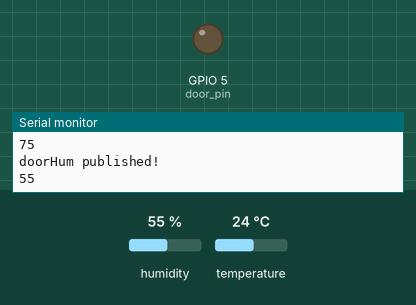
A sketch run on a simulated ESP8266 (NodeMCU). Shown: output pins drawn as LEDs (lit = HIGH), the last lines printed to the serial monitor. Inputs (shaded band) come from the test bench; at power-on: temperature 24 °C, humidity 55 %. WiFi joins after 1.5 s; servers stay silent unless stated; no MQTT or app messages arrive unless stated.

Above: at 2.7 s.
2.8 s: temperature set to 18 °C
12.8 s: temperature set to 15 °C
At 21.9 s:
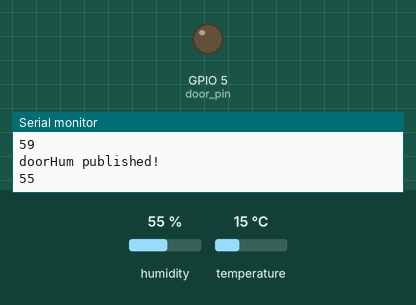
23.1 s: temperature set to 20 °C
32.9 s: temperature set to 23 °C
At 42.9 s:
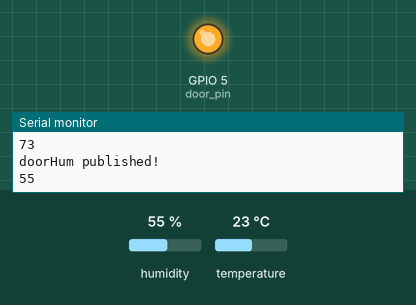
43.2 s: temperature set to 12 °C
At 52.4 s:
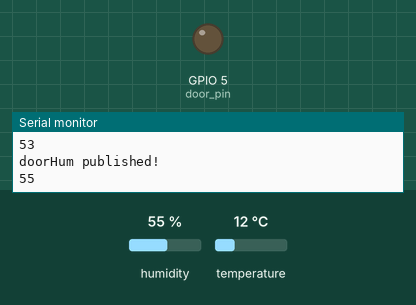
Timing chart, 0 to 53.9 s (numbered marks = the images above; inputs shaded):
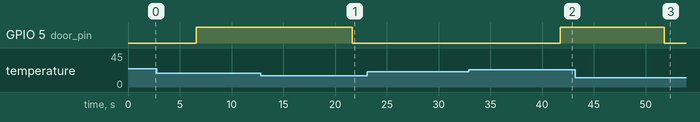

Measured:
- the behaviour switches between 21 and 22 °C on temperature (found by bisection; images 1 and 2)
- after the input at 12.8 s, GPIO 5 (door_pin): HIGH → LOW after 8.9 s
- after the input at 32.9 s, GPIO 5 (door_pin): LOW → HIGH after 8.9 s
- after the input at 43.2 s, GPIO 5 (door_pin): HIGH → LOW after 8.6 s

The sketch:

Esp8266_Dual_sensor_module_LAMP_V2.ino
```cpp
/***************************************************
  Adafruit ESP8266 WiFi Sensor Module

  ATTEMPT TO TRIGGER DOOR BY TEMP

  Set up for Two (2) sensor feeds and Lamp control to AIO Dashboard
  Using the Huzzah ESP8266 breakout board
    Note: to upload sketch you must place ESP8266 into Boot Mode by
      Hold down the GPIO0 button, the red LED will be lit
      While holding down GPIO0, click the RESET button
      Release RESET, then release GPIO0
      When you release the RESET button, the red LED will be lit dimly, this means its ready to bootload

  This program is written for two DHT11 (low range) or DHT22 (high range) sensors
  and two feeds and one powerSwitch tail kit

  // additional sensors can be added or commented out as needed
 ****************************************************/

// Libraries
#include <ESP8266WiFi.h>
#include "Adafruit_MQTT.h"
#include "Adafruit_MQTT_Client.h"
#include "DHT.h"

// WiFi parameters
#define WLAN_SSID       "Strawhouse"
//#define WLAN_PASS       "WLAN_PASS"  ** no password required

// Adafruit IO
#define AIO_SERVER      "io.adafruit.com"
#define AIO_SERVERPORT  1883
#define AIO_USERNAME    "rocketrob"
#define AIO_KEY         "d4b0aa4ae08643938438a77f5a9015f9"

//Variables
#define THRESHOLD_OPEN  70 //Set door open temperature
#define THRESHOLD_CLOSE 60 //Set door close temperature

// Configure DHT sensors
    ///////////////////////////////////////////////////////////////
    //Parameters are (PIN, SENSORTYPE, 15) "don't know what the 15 is for"
    // Sensor types:
    // DHT 11  This is the 'blue' lower range sensor
    // DHT 22  This is the 'white' higher range sensor
    ///////////////////////////////////////////////////////////////
// Configured DHT sensors instance.  Add or comment out additional sensors here
DHT dht1(4, DHT11, 15); //blue sensor
//DHT dht2(2, DHT22, 15); //white sensor

//Configure PowerSwitch tail to an output pin
const int door_pin = 5;

// Functions
void connect();

// Create an ESP8266 WiFiClient class to connect to the MQTT server.
WiFiClient client;

// Setup the MQTT client class by passing in the WiFi client and MQTT server and login details.
Adafruit_MQTT_Client mqtt(&client, AIO_SERVER, AIO_SERVERPORT, AIO_USERNAME, AIO_KEY);

/****************Setup feeds for temperature & humidity for sensors******/
/////////////////////////////////////////////////////////////////////////////
// The first part "temp1" is the publish name used in the loop below.      //
// the next "/feeds/yourZoneName" is whatever you've created in IO.Adafruit//
/////////////////////////////////////////////////////////////////////////////
Adafruit_MQTT_Publish temp1 = Adafruit_MQTT_Publish(&mqtt, AIO_USERNAME "/feeds/doorTemp");
Adafruit_MQTT_Publish humidity1 = Adafruit_MQTT_Publish(&mqtt,  AIO_USERNAME "/feeds/doorHum");
//Adafruit_MQTT_Publish temp2 = Adafruit_MQTT_Publish(&mqtt,  AIO_USERNAME "/feeds/tempZone2");
//Adafruit_MQTT_Publish humidity2 = Adafruit_MQTT_Publish(&mqtt,  AIO_USERNAME "/feeds/humidityZone2");

// Subscribe to your feed called 'door'
Adafruit_MQTT_Subscribe door = Adafruit_MQTT_Subscribe (&mqtt, AIO_USERNAME "/feeds/door");

/*************************** Sketch Code ************************************/

void setup() {

  // Initilize sensors
  dht1.begin();
  //dht2.begin();

  // Set door pin to output
  pinMode (door_pin, OUTPUT);

  Serial.begin(115200); //upload speed
  Serial.println(F("Adafruit IO Example"));

  // Connect to WiFi access point.
  Serial.println(); Serial.println();
  delay(10);
  Serial.print(F("Connecting to "));
  Serial.println(WLAN_SSID);

  WiFi.begin(WLAN_SSID); //, WLAN_PASS) removed from parameter as Strawhouse does not have password
  while (WiFi.status() != WL_CONNECTED) { //while not connected print a dot every 1/2 sec ...
    delay(500);
    Serial.print(F("."));
  }
  Serial.println();

  Serial.println(F("WiFi connected"));
  Serial.println(F("IP address: "));
  Serial.println(WiFi.localIP());

  //listen to door feed
  mqtt.subscribe(&door);

  // connect to adafruit io
  connect();

}//setup

/***********************************************************************/
// Once connected, run this loop to start publishing sensor data.
void loop() {

  // ping adafruit io a few times to make sure we remain connected
  if(! mqtt.ping(3)) {
    // reconnect to adafruit io
    if(! mqtt.connected())
      connect();
  }

  Adafruit_MQTT_Subscribe *subscription;

  // Grab the current state of the sensors as a data value to use in the publish data below
  int doorHum = (int)dht1.readHumidity();
  int doorTemp = (int)dht1.readTemperature(true); //True reads Fehrenheit temp
    //uncomment below if second sensor added
 // int humidity_data2 = (int)dht2.readHumidity();
 // int temperature_data2 = (int)dht2.readTemperature(true); //True reads Fehrenheit temp

  // Publish data Sensor1
  if (! temp1.publish(doorTemp)) //if not published
    Serial.println(F("Failed to publish doorTemp"));
  else
    Serial.println(F("doorTemp published!")); //else published
    Serial.println(doorTemp);

  if (! humidity1.publish(doorHum))
    Serial.println(F("Failed to publish humidityZone1"));
  else
    Serial.println(F("doorHum published!"));
    Serial.println(doorHum);

 /*
  //uncomment below if second sensor added
  // Publish data Sensor2
 if (! temp2.publish(temperature_data2))
    Serial.println(F("Failed to publish temperature2"));
  else
    Serial.println(F("Temperature2 published!"));
    Serial.println(temperature_data2);

  if (! humidity2.publish(humidity_data2))
    Serial.println(F("Failed to publish humidity2"));
  else
    Serial.println(F("Humidity2 published!"));
    Serial.println(humidity_data2);
*/

  // To Repeat every (60,000 milSec) 1 Minutes Change delay to change refresh rate
  delay(5000);

//////////////////////////////////////////
//open/close based on Adafruit.io feed
/////////////////////////////////////////
/*
//Read Lamp setting
  while(subscription = mqtt.readSubscription(1000)) {
    //only check lamp events
    if(subscription == &door){
      //convert mqtt ascii to int
      char *value = (char *)door.lastread;
      Serial.print(F("Received: "));
      Serial.println(value);

      //message to door
      String message = String(value);
      message.trim();
      if(message == "ON") {digitalWrite(door_pin, HIGH);} //High equals powered
      if(message == "OFF") {digitalWrite(door_pin, LOW);} //Low equals no power
      }
    }//while
*/
/////////////////////////////////////////////
//Set Door position open/closed based on temp
/////////////////////////////////////////////
    if(doorTemp >= THRESHOLD_OPEN){
      digitalWrite(door_pin, HIGH);//High equals powered
      Serial.println(F("Door Open"));
    }
    if(doorTemp <= THRESHOLD_CLOSE){
      digitalWrite(door_pin, LOW);//High equals powered
      Serial.println(F("Door Closed"));
    }

}//Loop

/*************************************************************/
// Sub-Method used above to connect to adafruit io via MQTT
void connect() {

  Serial.print(F("Connecting to Adafruit IO... "));

  int8_t ret;

  while ((ret = mqtt.connect()) != 0) {

    switch (ret) {
      case 1: Serial.println(F("Wrong protocol")); break;
      case 2: Serial.println(F("ID rejected")); break;
      case 3: Serial.println(F("Server unavail")); break;
      case 4: Serial.println(F("Bad user/pass")); break;
      case 5: Serial.println(F("Not authed")); break;
      case 6: Serial.println(F("Failed to subscribe")); break;
      default: Serial.println(F("Connection failed")); break;
    }

    if(ret >= 0)
      mqtt.disconnect();

    Serial.println(F("Retrying connection..."));
    delay(5000);

  }

  Serial.println(F("Adafruit IO Connected!"));

}
```
